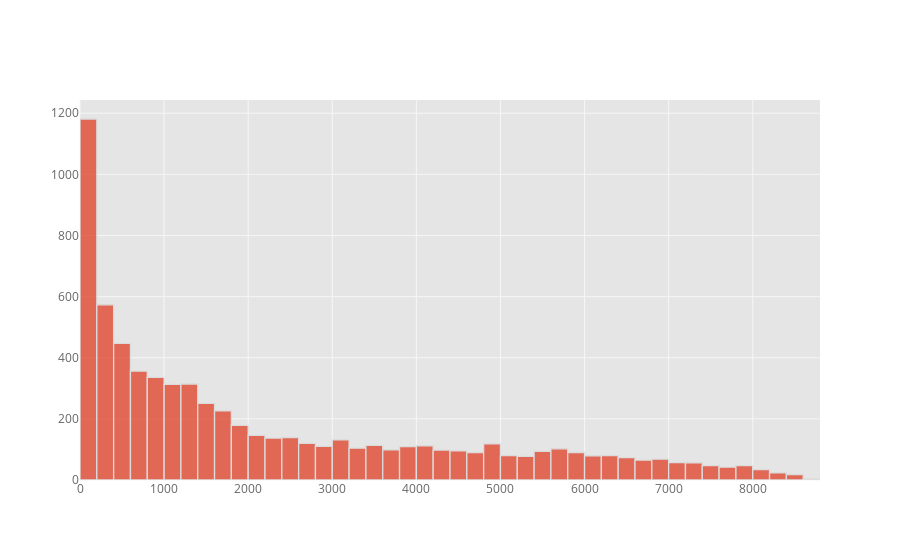

Notebook source saved alongside this figure:
### Code cell
df['TotalCharges'].iplot(kind='hist')

### Figure 1 — Plotly figure (JSON) as saved in the notebook; plotly's stock layout.template omitted (floating-point values rounded to 4 significant figures; data arrays with more than 128 entries replaced by an {"elided": "..."} marker saying what was removed)
{"data": [{"histfunc": "count", "histnorm": "", "marker": {"color": "rgba(226, 74, 51, 1.0)", "line": {"color": "#D9D9D9", "width": 1.3}}, "name": "TotalCharges", "opacity": 0.8, "orientation": "v", "type": "histogram", "uid": "e2d856b5-13a5-40ba-9274-f8f88af30508", "x": {"elided": "7043 float values"}}], "layout": {"barmode": "overlay", "legend": {"bgcolor": "#FFFFFF", "font": {"color": "#666666"}}, "paper_bgcolor": "#FFFFFF", "plot_bgcolor": "#E5E5E5", "title": {"font": {"color": "#151516"}}, "xaxis": {"gridcolor": "#F6F6F6", "showgrid": true, "tickfont": {"color": "#666666"}, "title": {"font": {"color": "#666666"}, "text": ""}, "zerolinecolor": "#F6F6F6"}, "yaxis": {"gridcolor": "#F6F6F6", "showgrid": true, "tickfont": {"color": "#666666"}, "title": {"font": {"color": "#666666"}, "text": ""}, "zerolinecolor": "#F6F6F6"}}}
